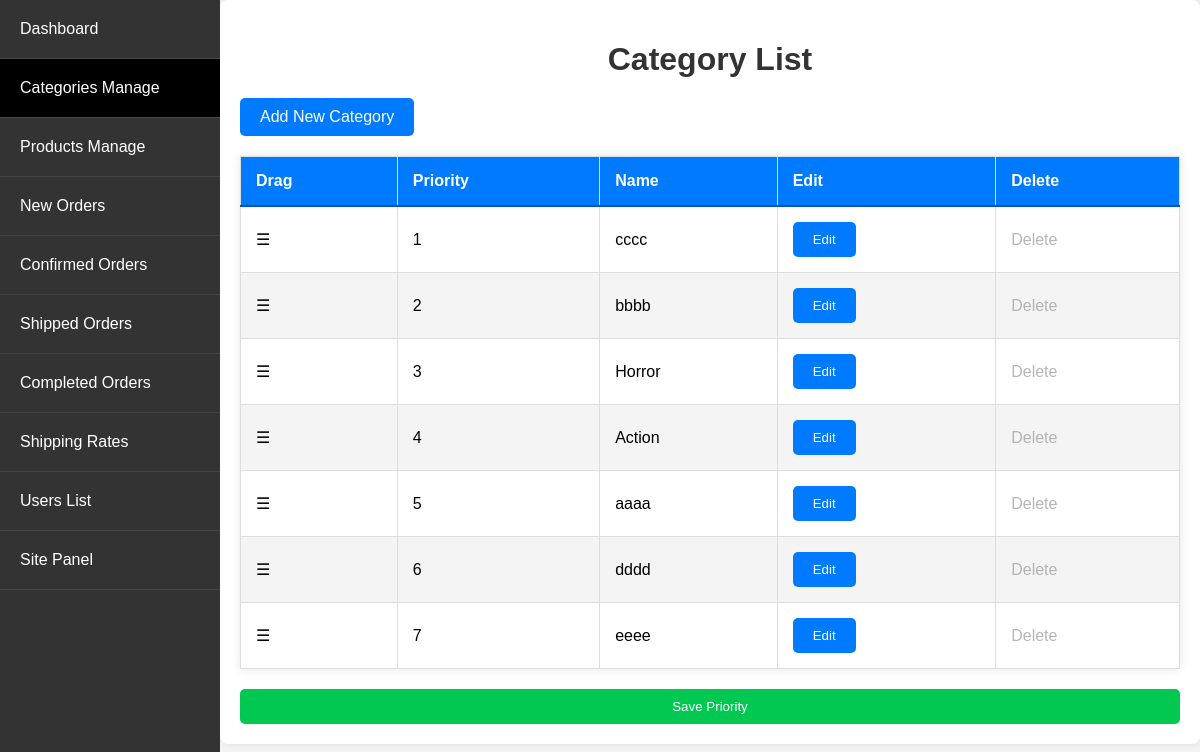
The app's page /admin_app/admin_app/categories/ (signed in) with its own data.
### store/models.py (models this page shows, shortened)
class Category(models.Model):
    name = models.CharField(max_length=250, unique=True)
    slug = models.SlugField(max_length=250, unique=True, blank=True)  # Make blank=True
    image = models.ImageField(upload_to='category', blank=True)
    priority = models.IntegerField(default=0, validators=[MinValueValidator(0)])
    class Meta:
        ordering = ['priority', 'name']
        verbose_name = 'category'
        verbose_name_plural = 'categories'  # Fixed typo: 'categorys' to 'categories'

### admin_app/views.py (the view)
# urls.py: path('admin_app/categories/', views.category_list, name='category_list'),
@login_required
@user_passes_test(is_admin)
def category_list(request):
    categories = Category.objects.annotate(num_products=Count('product')).order_by('priority', 'name')
    return render(request, 'admin_app/category_list.html', {'categories': categories})

### admin_app/views.py (called while the page is built)
def is_admin(user):
    return user.is_superuser

### store/context_processors.py (called while the page is built)
def menu_link(request): # this function don't wanna call to work, it's defined in setting to work
    links_list = Category.objects.annotate(
        num_products=Count('product', filter=Q(product__active=True, product__stock__gt=0))
    ).filter(num_products__gt=0).order_by('priority', 'name')  # Add an order_by clause here
    paginator3 = Paginator(links_list, 8)
    try:
        page = int(request.GET.get('page', '1'))
    except:
        page = 1
    try:
        links = paginator3.page(page)
    except (InvalidPage, EmptyPage):
        links = paginator3.page(paginator3.num_pages)
    return dict(links=links)

def cart_data(request):
    data = cartData(request)
    cartItems = data['cartItems']
    return {'cartItems': cartItems}

def wishlist_count(request):
    if request.user.is_authenticated:
        wishlist_count = Wishlist.objects.filter(user=request.user).count()
    else:
        cookie_data = cookieWishlist(request)
        wishlist_count = cookie_data['wishlist_count']
    return {'wishlist_count': wishlist_count}

### store/models.py (called while the page is built)
    @property
    def get_cart_items(self):
        orderitems = self.orderitem_set.all()
        total = sum([item.quantity for item in orderitems])
        return total

### store/utils.py (called while the page is built)
def cartData(request):
    if request.user.is_authenticated:
        customer = request.user.customer
        order, created = Order.objects.get_or_create(customer=customer, complete=False)
        items = order.orderitem_set.all()
        cartItems = order.get_cart_items
        total_price_difference = sum((item.product.old_price - item.product.new_price if item.product.old_price else 0) * item.quantity for item in items)
    else:
        cookieData = cookieCart(request)
        cartItems = cookieData['cartItems']
        order = cookieData['order']
        items = cookieData['items']
        total_price_difference = cookieData['total_price_difference']
    return {'cartItems': cartItems, 'order': order, 'items': items, 'total_price_difference': total_price_difference}

### admin_app/templates/admin_app/category_list.html (shortened to what this page needs)
{% extends 'admin_app/base_admin.html' %}
{% block content %}
<h1>Category List</h1>
<a href="{% url 'admin_app:category_create' %}" class="button_proudct_list" style="margin-bottom: 20px;">Add New Category</a>
<table id="category-table">
    <thead>
        <tr>
            <th>Drag</th>
            <th>Priority</th>
            <th>Name</th>
            <th>Edit</th>
            <th>Delete</th>
        </tr>
    </thead>
    <tbody>
        {% for category in categories %}
        <tr data-id="{{ category.id }}">
            <td class="drag-handle">&#9776;</td>
            <td>{{ forloop.counter }}</td>
            <td>{{ category.name }}</td>
            <td>
                <a href="{% url 'admin_app:category_update' category.pk %}">
                    <button type="button" class="btn btn-primary">Edit</button>
                </a>
            </td>
            <td>
                {% if category.num_products == 0 %}
                    <a href="{% url 'admin_app:category_delete' category.pk %}">Delete</a>
                {% else %}
                    <span class="disabled-span">Delete</span>
                {% endif %}
            </td>
        </tr>
        {% endfor %}
    </tbody>
</table>
<button id="save-priority" class="btn btn-primary" disabled style="
width: 100%;
background-color: #00c851"
>Save Priority</button>
{% endblock %}

### static/CSS/admin_dashboard.css (style rules this page uses)
body { font-family: Arial, sans-serif; background-color: #f4f4f4; margin: 0; padding: 0; }
h1 { text-align: center; color: #333; margin-bottom: 20px; }
table { width: 100%; border-collapse: collapse; margin-bottom: 20px; box-shadow: 0 0 10px rgba(0, 0, 0, 0.1); }
thead { background: #007bff; color: #fff; }
thead th { padding: 15px; text-align: left; border-bottom: 2px solid #0056b3; }
tbody tr:nth-child(even) { background: #f4f4f4; }
td, th { padding: 15px; border: 1px solid #ddd; }
td a { color: #007bff; text-decoration: none; transition: color 0.3s; }
button { display: inline-block; padding: 10px 20px; border: none; border-radius: 5px; cursor: pointer; transition: background 0.3s; }
.disabled-span { color: #888888; cursor: not-allowed; opacity: 0.6; }
.button_proudct_list { display: inline-block; padding: 10px 20px; background: #007bff; color: #fff; text-decoration: none; border-radius: 5px; transition: background 0.3s; }
.btn-primary { color:#fff;background-color:#007bff;border-color:#007bff }
.btn-primary.disabled,.btn-primary:disabled { color:#fff;background-color:#007bff;border-color:#007bff }

### admin_app/templates/admin_app/category_list.html (style rules this page uses)
.drag-handle { cursor: grab; user-select: none; }

### records on screen
Category: name "cccc", shows "Delete"
Category: name "bbbb", shows "Delete"
Category: name "Horror", shows "Delete"
Category: name "Action", shows "Delete"
Category: name "aaaa", shows "Delete"
Category: name "dddd", shows "Delete"
Category: name "eeee", shows "Delete"
